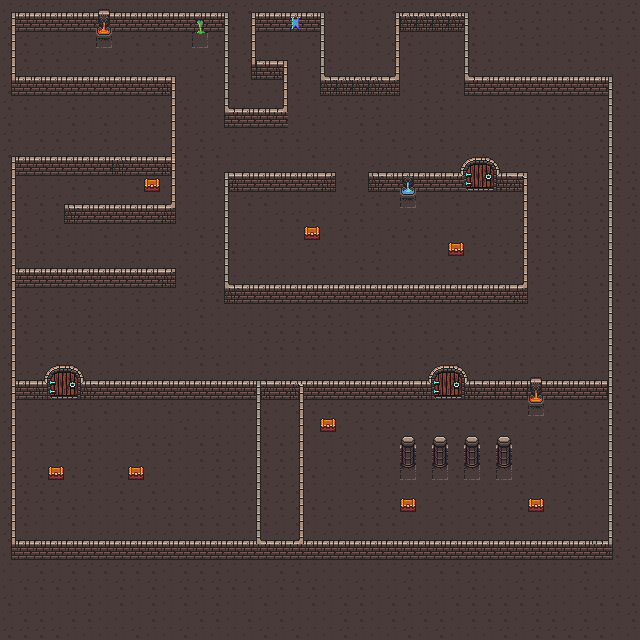

Tiled map render using the project's own tile images. Description and the map definition, with tile-layer contents summarised, below:
An orthogonal 40x40 tile map with 16x16 px tiles, 3 tile layers (Ground, Walls, Above).

<map version="1.10" tiledversion="1.10.1" orientation="orthogonal" renderorder="right-down" width="40" height="40" tilewidth="16" tileheight="16" infinite="0" nextlayerid="4" nextobjectid="1">
 <editorsettings>
  <export target="dungeon-01.json" format="json" />
 </editorsettings>
 <tileset firstgid="1" name="dungeon" tilewidth="16" tileheight="16" tilecount="160" columns="10">
  <image source="dungeon_tiles.png" width="160" height="256" />
  <tile id="0">
   <properties>
    <property name="collides" type="bool" value="false" />
   </properties>
  </tile>
  <tile id="1">
   <properties>
    <property name="collides" type="bool" value="false" />
   </properties>
  </tile>
  <tile id="2">
   <properties>
    <property name="collides" type="bool" value="false" />
   </properties>
  </tile>
  <tile id="3">
   <properties>
    <property name="collides" type="bool" value="false" />
   </properties>
  </tile>
  <tile id="4">
   <properties>
    <property name="collides" type="bool" value="false" />
   </properties>
  </tile>
  <tile id="5">
   <properties>
    <property name="collides" type="bool" value="false" />
   </properties>
  </tile>
  <tile id="6">
   <properties>
    <property name="collides" type="bool" value="false" />
   </properties>
  </tile>
  <tile id="7">
   <properties>
    <property name="collides" type="bool" value="false" />
   </properties>
  </tile>
  <tile id="8">
   <properties>
    <property name="collides" type="bool" value="false" />
   </properties>
  </tile>
  <tile id="9">
   <properties>
    <property name="collides" type="bool" value="false" />
   </properties>
  </tile>
  <tile id="10">
   <properties>
    <property name="collides" type="bool" value="false" />
   </properties>
  </tile>
  <tile id="11">
   <properties>
    <property name="collides" type="bool" value="true" />
   </properties>
  </tile>
  <tile id="12">
   <properties>
    <property name="collides" type="bool" value="true" />
   </properties>
  </tile>
  <tile id="13">
   <properties>
    <property name="collides" type="bool" value="true" />
   </properties>
  </tile>
  <tile id="14">
   <properties>
    <property name="collides" type="bool" value="true" />
   </properties>
  </tile>
  <tile id="15">
   <properties>
    <property name="collides" type="bool" value="true" />
   </properties>
  </tile>
  <tile id="16">
   <properties>
    <property name="collides" type="bool" value="true" />
   </properties>
  </tile>
  <tile id="17">
   <properties>
    <property name="collides" type="bool" value="false" />
   </properties>
  </tile>
  <tile id="18">
   <properties>
    <property name="collides" type="bool" value="false" />
   </properties>
  </tile>
  <tile id="19">
   <properties>
    <property name="collides" type="bool" value="false" />
   </properties>
  </tile>
  <tile id="20">
   <properties>
    <property name="collides" type="bool" value="false" />
   </properties>
  </tile>
  <tile id="21">
   <properties>
    <property name="collides" type="bool" value="true" />
   </properties>
  </tile>
  <tile id="22">
   <properties>
    <property name="collides" type="bool" value="true" />
   </properties>
  </tile>
  <tile id="23">
   <properties>
    <property name="collides" type="bool" value="true" />
   </properties>
  </tile>
  <tile id="24">
   <properties>
    <property name="collides" type="bool" value="true" />
   </properties>
  </tile>
  <tile id="25">
   <properties>
    <property name="collides" type="bool" value="true" />
   </properties>
  </tile>
  <tile id="26">
   <properties>
    <property name="collides" type="bool" value="true" />
   </properties>
  </tile>
  <tile id="27">
   <properties>
    <property name="collides" type="bool" value="false" />
   </properties>
  </tile>
  <tile id="28">
   <properties>
    <property name="collides" type="bool" value="false" />
   </properties>
  </tile>
  <tile id="29">
   <properties>
    <property name="collides" type="bool" value="false" />
   </properties>
  </tile>
  <tile id="30">
   <properties>
    <property name="collides" type="bool" value="false" />
   </properties>
  </tile>
  <tile id="31">
   <properties>
    <property name="collides" type="bool" value="true" />
   </properties>
  </tile>
  <tile id="32">
   <properties>
    <property name="collides" type="bool" value="true" />
   </properties>
  </tile>
  <tile id="33">
   <properties>
    <property name="collides" type="bool" value="true" />
   </properties>
  </tile>
  <tile id="34">
   <properties>
    <property name="collides" type="bool" value="true" />
   </properties>
  </tile>
  <tile id="35">
   <properties>
    <property name="collides" type="bool" value="true" />
   </properties>
  </tile>
  <tile id="36">
   <properties>
    <property name="collides" type="bool" value="true" />
   </properties>
  </tile>
  <tile id="37">
   <properties>
    <property name="collides" type="bool" value="false" />
   </properties>
  </tile>
  <tile id="38">
   <properties>
    <property name="collides" type="bool" value="false" />
   </properties>
  </tile>
  <tile id="39">
   <properties>
    <property name="collides" type="bool" value="false" />
   </properties>
  </tile>
  <tile id="40">
   <properties>
    <property name="collides" type="bool" value="false" />
   </properties>
  </tile>
  <tile id="41">
   <properties>
    <property name="collides" type="bool" value="false" />
   </properties>
  </tile>
  <tile id="42">
   <properties>
    <property name="collides" type="bool" value="false" />
   </properties>
  </tile>
  <tile id="43">
   <properties>
    <property name="collides" type="bool" value="false" />
   </properties>
  </tile>
  <tile id="44">
   <properties>
    <property name="collides" type="bool" value="true" />
   </properties>
  </tile>
  <tile id="45">
   <properties>
    <property name="collides" type="bool" value="true" />
   </properties>
  </tile>
  <tile id="46">
   <properties>
    <property name="collides" type="bool" value="true" />
   </properties>
  </tile>
  <tile id="47">
   <properties>
    <property name="collides" type="bool" value="false" />
   </properties>
  </tile>
  <tile id="48">
   <properties>
    <property name="collides" type="bool" value="false" />
   </properties>
  </tile>
  <tile id="49">
   <properties>
    <property name="collides" type="bool" value="false" />
   </properties>
  </tile>
  <tile id="50">
   <properties>
    <property name="collides" type="bool" value="false" />
   </properties>
  </tile>
  <tile id="51">
   <properties>
    <property name="collides" type="bool" value="false" />
   </properties>
  </tile>
  <tile id="52">
   <properties>
    <property name="collides" type="bool" value="false" />
   </properties>
  </tile>
  <tile id="53">
   <properties>
    <property name="collides" type="bool" value="false" />
   </properties>
  </tile>
  <tile id="54">
   <properties>
    <property name="collides" type="bool" value="true" />
   </properties>
  </tile>
  <tile id="55">
   <properties>
    <property name="collides" type="bool" value="false" />
   </properties>
  </tile>
  <tile id="56">
   <properties>
    <property name="collides" type="bool" value="false" />
   </properties>
  </tile>
  <tile id="57">
   <properties>
    <property name="collides" type="bool" value="false" />
   </properties>
  </tile>
  <tile id="58">
   <properties>
    <property name="collides" type="bool" value="false" />
   </properties>
  </tile>
  <tile id="59">
   <properties>
    <property name="collides" type="bool" value="false" />
   </properties>
  </tile>
  <tile id="60">
   <properties>
    <property name="collides" type="bool" value="false" />
   </properties>
  </tile>
  <tile id="61">
   <properties>
    <property name="collides" type="bool" value="false" />
   </properties>
  </tile>
  <tile id="62">
   <properties>
    <property name="collides" type="bool" value="false" />
   </properties>
  </tile>
  <tile id="63">
   <properties>
    <property name="collides" type="bool" value="false" />
   </properties>
  </tile>
  <tile id="64">
   <properties>
    <property name="collides" type="bool" value="false" />
   </properties>
  </tile>
  <tile id="65">
   <properties>
    <property name="collides" type="bool" value="true" />
   </properties>
  </tile>
  <tile id="66">
   <properties>
    <property name="collides" type="bool" value="true" />
   </properties>
  </tile>
  <tile id="67">
   <properties>
    <property name="collides" type="bool" value="false" />
   </properties>
  </tile>
  <tile id="68">
   <properties>
    <property name="collides" type="bool" value="false" />
   </properties>
  </tile>
  <tile id="69">
   <properties>
    <property name="collides" type="bool" value="false" />
   </properties>
  </tile>
  <tile id="70">
   <properties>
    <property name="collides" type="bool" value="false" />
   </properties>
  </tile>
  <tile id="71">
   <properties>
    <property name="collides" type="bool" value="false" />
   </properties>
  </tile>
  <tile id="72">
   <properties>
    <property name="collides" type="bool" value="false" />
   </properties>
  </tile>
  <tile id="73">
   <properties>
    <property name="collides" type="bool" value="false" />
   </properties>
  </tile>
  <tile id="74">
   <properties>
    <property name="collides" type="bool" value="false" />
   </properties>
  </tile>
  <tile id="75">
   <properties>
    <property name="collides" type="bool" value="false" />
   </properties>
  </tile>
  <tile id="76">
   <properties>
    <property name="collides" type="bool" value="false" />
   </properties>
  </tile>
  <tile id="77">
   <properties>
    <property name="collides" type="bool" value="false" />
   </properties>
  </tile>
  <tile id="78">
   <properties>
    <property name="collides" type="bool" value="false" />
   </properties>
  </tile>
  <tile id="79">
   <properties>
    <property name="collides" type="bool" value="false" />
   </properties>
  </tile>
  <tile id="80">
   <properties>
    <property name="collides" type="bool" value="true" />
   </properties>
  </tile>
  <tile id="81">
   <properties>
    <property name="collides" type="bool" value="true" />
   </properties>
  </tile>
  <tile id="82">
   <properties>
    <property name="collides" type="bool" value="true" />
   </properties>
  </tile>
  <tile id="83">
   <properties>
    <property name="collides" type="bool" value="true" />
   </properties>
  </tile>
  <tile id="84">
   <properties>
    <property name="collides" type="bool" value="true" />
   </properties>
  </tile>
  <tile id="85">
   <properties>
    <property name="collides" type="bool" value="true" />
   </properties>
  </tile>
  <tile id="86">
   <properties>
    <property name="collides" type="bool" value="false" />
   </properties>
  </tile>
  <tile id="87">
   <properties>
    <property name="collides" type="bool" value="false" />
   </properties>
  </tile>
  <tile id="88">
   <properties>
    <property name="collides" type="bool" value="false" />
   </properties>
  </tile>
  <tile id="89">
   <properties>
    <property name="collides" type="bool" value="false" />
   </properties>
  </tile>
  <tile id="90">
   <properties>
    <property name="collides" type="bool" value="true" />
   </properties>
  </tile>
  <tile id="91">
   <properties>
    <property name="collides" type="bool" value="true" />
   </properties>
  </tile>
  <tile id="92">
   <properties>
    <property name="collides" type="bool" value="false" />
   </properties>
  </tile>
  <tile id="93">
   <properties>
    <property name="collides" type="bool" value="true" />
   </properties>
  </tile>
  <tile id="94">
   <properties>
    <property name="collides" type="bool" value="true" />
   </properties>
  </tile>
  <tile id="95">
   <properties>
    <property name="collides" type="bool" value="true" />
   </properties>
  </tile>
  <tile id="96">
   <properties>
    <property name="collides" type="bool" value="false" />
   </properties>
  </tile>
  <tile id="97">
   <properties>
    <property name="collides" type="bool" value="false" />
   </properties>
  </tile>
  <tile id="98">
   <properties>
    <property name="collides" type="bool" value="false" />
   </properties>
  </tile>
  <tile id="99">
   <properties>
    <property name="collides" type="bool" value="false" />
   </properties>
  </tile>
  <tile id="100">
   <properties>
    <property name="collides" type="bool" value="false" />
   </properties>
  </tile>
  <tile id="101">
   <properties>
    <property name="collides" type="bool" value="false" />
   </properties>
  </tile>
  <tile id="102">
   <properties>
    <property name="collides" type="bool" value="true" />
   </properties>
  </tile>
  <tile id="103">
   <properties>
    <property name="collides" type="bool" value="true" />
   </properties>
  </tile>
  <tile id="104">
   <properties>
    <property name="collides" type="bool" value="false" />
   </properties>
  </tile>
  <tile id="105">
   <properties>
    <property name="collides" type="bool" value="false" />
   </properties>
  </tile>
  <tile id="106">
   <properties>
    <property name="collides" type="bool" value="false" />
   </properties>
  </tile>
  <tile id="107">
   <properties>
    <property name="collides" type="bool" value="false" />
   </properties>
  </tile>
  <tile id="108">
   <properties>
    <property name="collides" type="bool" value="false" />
   </properties>
  </tile>
  <tile id="109">
   <properties>
    <property name="collides" type="bool" value="false" />
   </properties>
  </tile>
  <tile id="110">
   <properties>
    <property name="collides" type="bool" value="false" />
   </properties>
  </tile>
  <tile id="111">
   <properties>
    <property name="collides" type="bool" value="false" />
   </properties>
  </tile>
  <tile id="112">
   <properties>
    <property name="collides" type="bool" value="false" />
   </properties>
  </tile>
  <tile id="113">
   <properties>
    <property name="collides" type="bool" value="false" />
   </properties>
  </tile>
  <tile id="114">
   <properties>
    <property name="collides" type="bool" value="false" />
   </properties>
  </tile>
  <tile id="115">
   <properties>
    <property name="collides" type="bool" value="false" />
   </properties>
  </tile>
  <tile id="116">
   <properties>
    <property name="collides" type="bool" value="false" />
   </properties>
  </tile>
  <tile id="117">
   <properties>
    <property name="collides" type="bool" value="false" />
   </properties>
  </tile>
  <tile id="118">
   <properties>
    <property name="collides" type="bool" value="false" />
   </properties>
  </tile>
  <tile id="119">
   <properties>
    <property name="collides" type="bool" value="false" />
   </properties>
  </tile>
  <tile id="120">
   <properties>
    <property name="collides" type="bool" value="false" />
   </properties>
  </tile>
  <tile id="121">
   <properties>
    <property name="collides" type="bool" value="false" />
   </properties>
  </tile>
  <tile id="122">
   <properties>
    <property name="collides" type="bool" value="false" />
   </properties>
  </tile>
  <tile id="123">
   <properties>
    <property name="collides" type="bool" value="false" />
   </properties>
  </tile>
  <tile id="124">
   <properties>
    <property name="collides" type="bool" value="false" />
   </properties>
  </tile>
  <tile id="125">
   <properties>
    <property name="collides" type="bool" value="false" />
   </properties>
  </tile>
  <tile id="126">
   <properties>
    <property name="collides" type="bool" value="false" />
   </properties>
  </tile>
  <tile id="127">
   <properties>
    <property name="collides" type="bool" value="false" />
   </properties>
  </tile>
  <tile id="128">
   <properties>
    <property name="collides" type="bool" value="false" />
   </properties>
  </tile>
  <tile id="129">
   <properties>
    <property name="collides" type="bool" value="false" />
   </properties>
  </tile>
  <tile id="130">
   <properties>
    <property name="collides" type="bool" value="false" />
   </properties>
  </tile>
  <tile id="131">
   <properties>
    <property name="collides" type="bool" value="false" />
   </properties>
  </tile>
  <tile id="132">
   <properties>
    <property name="collides" type="bool" value="false" />
   </properties>
  </tile>
  <tile id="133">
   <properties>
    <property name="collides" type="bool" value="false" />
   </properties>
  </tile>
  <tile id="134">
   <properties>
    <property name="collides" type="bool" value="false" />
   </properties>
  </tile>
  <tile id="135">
   <properties>
    <property name="collides" type="bool" value="false" />
   </properties>
  </tile>
  <tile id="136">
   <properties>
    <property name="collides" type="bool" value="false" />
   </properties>
  </tile>
  <tile id="137">
   <properties>
    <property name="collides" type="bool" value="false" />
   </properties>
  </tile>
  <tile id="138">
   <properties>
    <property name="collides" type="bool" value="false" />
   </properties>
  </tile>
  <tile id="139">
   <properties>
    <property name="collides" type="bool" value="false" />
   </properties>
  </tile>
  <tile id="140">
   <properties>
    <property name="collides" type="bool" value="false" />
   </properties>
  </tile>
  <tile id="141">
   <properties>
    <property name="collides" type="bool" value="true" />
   </properties>
  </tile>
  <tile id="142">
   <properties>
    <property name="collides" type="bool" value="true" />
   </properties>
  </tile>
  <tile id="143">
   <properties>
    <property name="collides" type="bool" value="true" />
   </properties>
  </tile>
  <tile id="144">
   <properties>
    <property name="collides" type="bool" value="true" />
   </properties>
  </tile>
  <tile id="145">
   <properties>
    <property name="collides" type="bool" value="false" />
   </properties>
  </tile>
  <tile id="146">
   <properties>
    <property name="collides" type="bool" value="false" />
   </properties>
  </tile>
  <tile id="147">
   <properties>
    <property name="collides" type="bool" value="false" />
   </properties>
  </tile>
  <tile id="148">
   <properties>
    <property name="collides" type="bool" value="false" />
   </properties>
  </tile>
  <tile id="149">
   <properties>
    <property name="collides" type="bool" value="false" />
   </properties>
  </tile>
  <tile id="150">
   <properties>
    <property name="collides" type="bool" value="false" />
   </properties>
  </tile>
  <tile id="151">
   <properties>
    <property name="collides" type="bool" value="false" />
   </properties>
  </tile>
  <tile id="152">
   <properties>
    <property name="collides" type="bool" value="false" />
   </properties>
  </tile>
  <tile id="153">
   <properties>
    <property name="collides" type="bool" value="false" />
   </properties>
  </tile>
  <tile id="154">
   <properties>
    <property name="collides" type="bool" value="false" />
   </properties>
  </tile>
  <tile id="155">
   <properties>
    <property name="collides" type="bool" value="false" />
   </properties>
  </tile>
  <tile id="156">
   <properties>
    <property name="collides" type="bool" value="false" />
   </properties>
  </tile>
  <tile id="157">
   <properties>
    <property name="collides" type="bool" value="false" />
   </properties>
  </tile>
  <tile id="158">
   <properties>
    <property name="collides" type="bool" value="false" />
   </properties>
  </tile>
  <tile id="159">
   <properties>
    <property name="collides" type="bool" value="false" />
   </properties>
  </tile>
 </tileset>
 <layer id="2" name="Ground" width="40" height="40">
  <data>[1600 cells, 1600 non-empty, 3 distinct tile ids]</data>
 </layer>
 <layer id="1" name="Walls" width="40" height="40">
  <data>[1600 cells, 548 non-empty, 51 distinct tile ids]</data>
 </layer>
 <layer id="3" name="Above" width="40" height="40">
  <data>[1600 cells, 18 non-empty, 9 distinct tile ids]</data>
 </layer>
</map>
